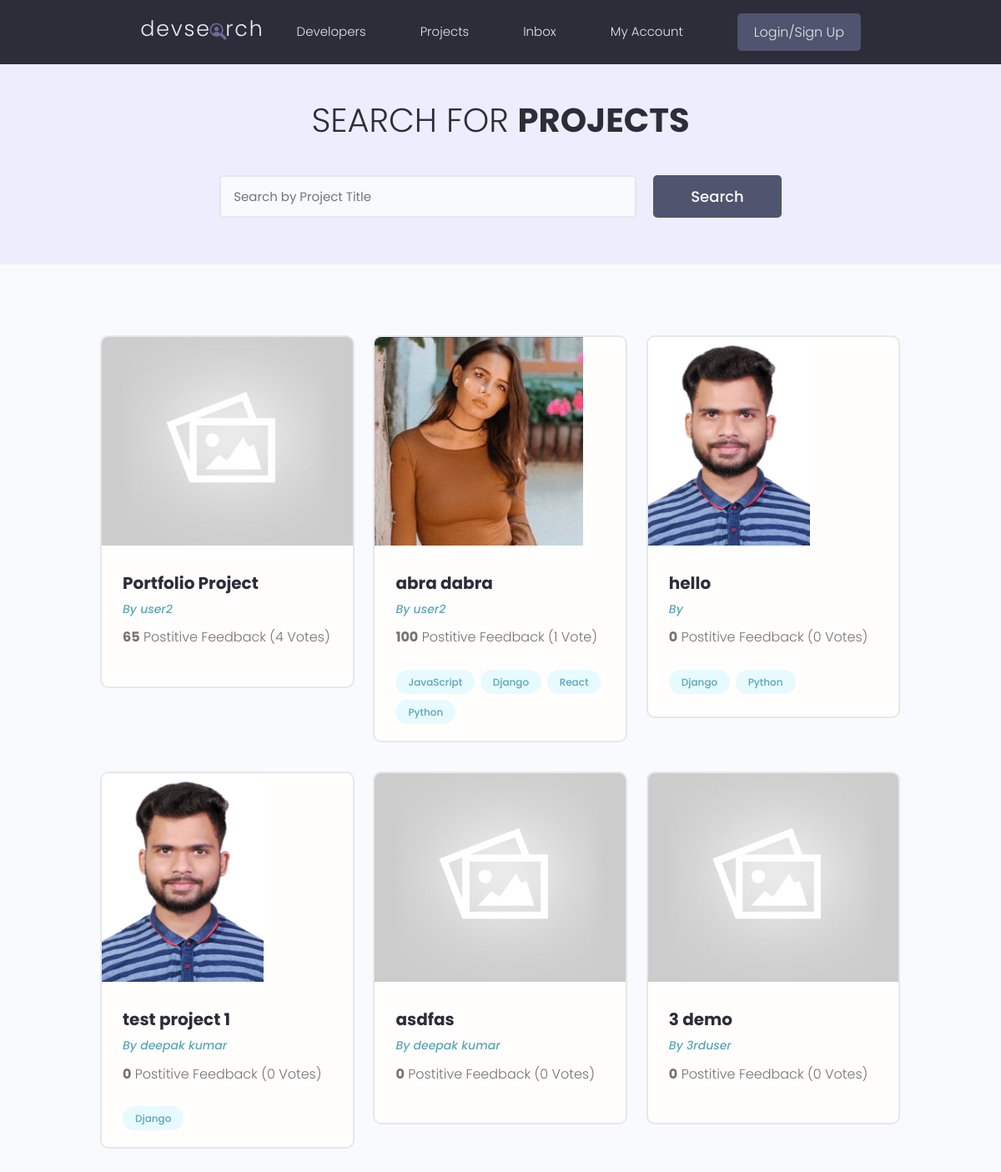
Before: /projects/ with the older database file.
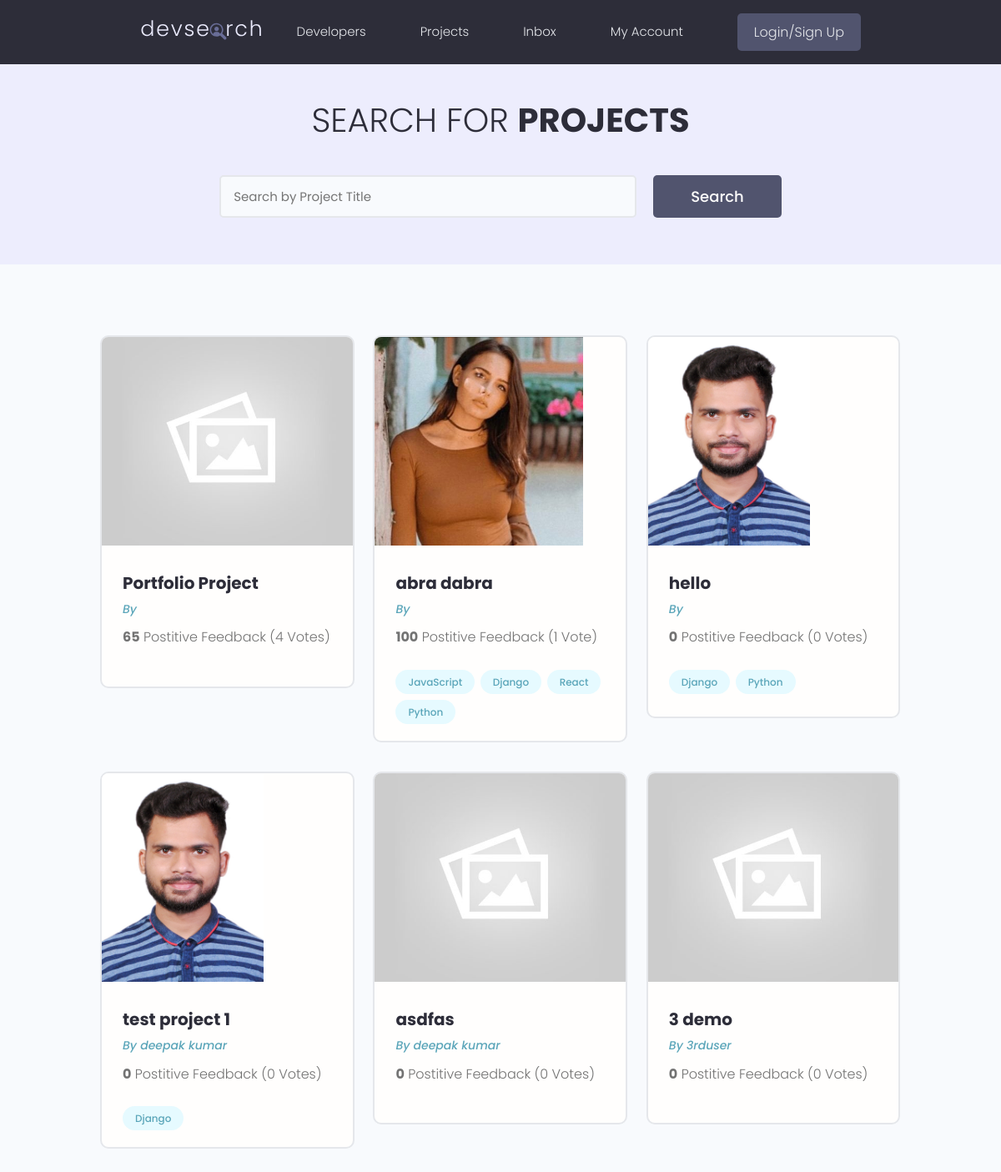
After: the same page with the newer database file.
### projects/models.py (models this page shows, shortened)
class Project(models.Model):
    owner = models.ForeignKey(Profile, null=True, blank=True, on_delete=models.SET_NULL)
    title = models.CharField(max_length=200)
    description = models.TextField(null=True, blank=True)#blank=True for Django allows to submit a blank
    featured_image = models.ImageField(null=True, blank=True, default="default.jpg")
    demo_link = models.CharField(max_length=2000, null=True, blank=True)
    tags = models.ManyToManyField('Tag', blank=True)
    vote_total = models.IntegerField(default=0, null=True, blank=True)
    vote_ratio = models.IntegerField(default=0, null=True, blank=True)
    source_link = models.CharField(max_length=2000, null=True, blank=True)
    created = models.DateTimeField(auto_now_add=True)
    id = models.UUIDField(default=uuid.uuid4, unique=True, primary_key=True, editable=False)

### users/models.py (models this page shows, shortened)
class Profile(models.Model):
    user = models.OneToOneField(User, on_delete=models.CASCADE,null=True, blank=True)
    name = models.CharField(max_length=200, blank=True, null=True)
    email = models.EmailField(max_length=500, blank=True, null=True)
    username = models.CharField(max_length=200, blank=True, null=True)
    location = models.CharField(max_length=200, blank=True, null=True)
    short_intro = models.CharField(max_length=200, blank=True, null=True)
    bio = models.TextField(blank=True, null=True)
    profile_image = models.ImageField(null=True, blank=True, upload_to='profiles/', default="profiles/user-default.png")
    social_github = models.CharField(max_length=200, blank=True, null=True)
    social_twitter = models.CharField(max_length=200, blank=True, null=True)
    social_linkedin = models.CharField(max_length=200, blank=True, null=True)
    social_youtube = models.CharField(max_length=200, blank=True, null=True)
    social_website = models.CharField(max_length=200, blank=True, null=True)
    created = models.DateTimeField(auto_now_add=True)
    id = models.UUIDField(default=uuid.uuid4, unique=True, primary_key=True, editable=False)

### projects/views.py (the view)
# urls.py: path('projects/', include('projects.urls')),
def projects(requests):
    projects = Project.objects.all()
    context = {'projects':projects}
    return render(requests, 'projects/projects.html', context)

### projects/models.py (called while the page is built)
    def __str__(self):
        return self.name

### projects/templates/projects/projects.html (shortened to what this page needs)
{% extends 'main.html' %}
{% block content %}
<main class="projects">
    <section class="hero-section text-center">
        <div class="container container--narrow">
            <div class="hero-section__box">
                <h2>Search for <span>Projects</span></h2>
            </div>
            <div class="hero-section__search">
                <form class="form" action="#" method="get">
                    <div class="form__field">
                        <input class="input input--text" id="formInput#search" type="text" name="text"
                        placeholder="Search by Project Title" />
                    </div>
                    <input class="btn btn--sub btn--lg" type="submit" value="Search" />
                </form>
            </div>
        </div>
    </section>
    <section class="projectsList">
        <div class="container">
            <div class="grid grid--three">
                {% for project in projects %}
                <div class="column">
                    <div class="card project">
                        <a href="{% url 'project' project.id %}" class="project">
                            <img class="project__thumbnail" src="{{ project.featured_image.url }}" alt="project thumbnail" />
                            <div class="card__body">
                                <h3 class="project__title">{{project.title}}</h3>
                                <p><a class="project__author" href="">By {{project.owner.name}}</a></p>
                                <p class="project--rating">
                                    <span style="font-weight: bold;">{{project.vote_ratio}}</span> Postitive Feedback ({{project.vote_total}} Vote{{project.vote_total|pluralize:"s"}})</p>
                                    <div class="project__tags">
                                        {% for tag in project.tags.all %}
                                        <span class="tag tag--pill tag--main">
                                            <small>{{tag}}</small>
                                        </span>
                                        {% endfor %}
                                    </div>
                                </div>
                            </a>
                        </div>
                    </div>
                    {% endfor %}
                </div>
            </div>
        </section>
    </main>
    {% endblock content %}

Changed rows visible on the page:
changed Project "Portfolio Project": owner.name "user2" → (not shown)
changed Project "abra dabra": owner.name "user2" → (not shown)
